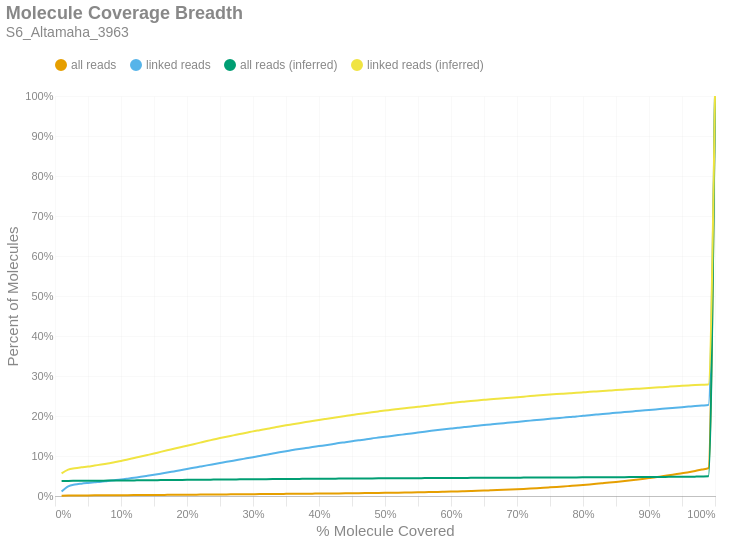

Notebook cell for this chart:
### Markdown cell above
### Molecule Read Coverage
This chart shows molecule coverage breadth as computed by the number of bases aligned to that molecule. In other words, "*how much of each unique long molecule is actually sequenced/aligned?*" Keep in mind there is a distinction between sequences and alignments, since some sequences belonging to a particular molecule may not align well and wouldn't appear in the alignment data. This chart also shows molecule coverage breadth as computed by the *inferred fragment* from which the aligned sequences originate. Unlike read coverage, this calculation takes into account the total insert size, including unsequenced gaps between the forward and reverse reads. Like the previous figures, these are cumulative percents.

### Code cell
if SKIPLR:
    print_html(f"Skipped")
else:
    binned_df = consolidated_hist(valids['coverage_bp'], mask, 0.01, True)
    binned_df_inf = consolidated_hist(valids['coverage_inserts'], mask, 0.01, True)
    binned_df = binned_df.with_columns(pl.lit(binned_df_inf['all reads (cumsum)']).alias('all reads (inferred)'))
    binned_df = binned_df.with_columns(pl.lit(binned_df_inf['linked reads (cumsum)']).alias('linked reads (inferred)'))
    binned_df = binned_df.with_columns(
        (pl.col('bin').cast(pl.Float64) + 0.01).alias('right_edge')
    )

    with SafeRender(binned_df):
        (
            density_plot(binned_df, 'Molecule Coverage Breadth', samplename, 'molcov', ['all reads (inferred)','linked reads (inferred)'])
            .encode(
                #x=alt.X('bin:Q', title="% Molecule Covered").axis(format = '%').scale(padding=0),
                x=alt.X('right_edge:Q', title="% Molecule Covered").axis(format='%').scale(padding=0),
                y=alt.Y('value:Q', title='Percent of Molecules')
                    .axis(format='%')
                    .stack(False)
                    .scale(domainMin=0, padding=0),
                color=alt.Color("key:N").scale(domain = ["all reads", "linked reads", "all reads (inferred)", "linked reads (inferred)"]),
                tooltip = [
                    alt.Tooltip("key:N", title = "Data Type"),
                    alt.Tooltip("range_label:N", title="% Molecule Covered"),
                    alt.Tooltip("value:Q", format = ".2%", title="% Molecules")
                ]
            )
        ).display()

### Figure 1 — Vega-Lite specification as saved in the notebook (floating-point values rounded to 4 significant figures)
{"width": "container", "height": 400, "config": {"title": {"anchor": "start", "dy": -15, "fontSize": 18, "color": "#888888", "subtitleColor": "#888888", "subtitleFontSize": 14}, "arc": {"fill": "#0072B2"}, "axis": {"domainColor": "#888888", "domainWidth": 0.5, "gridWidth": 0.2, "grid": false, "titleFontWeight": 400, "titleFontSize": 15, "labelFontSize": 11, "labelColor": "#888888", "tickColor": "#888888", "tickWidth": 0.2, "titleColor": "#888888"}, "axisBand": {"grid": false}, "axisX": {"grid": true, "tickSize": 10, "domainCap": "round"}, "axisY": {"domain": false, "grid": true, "tickSize": 0, "domainCap": "round"}, "background": "transparent", "header": {"labelFontSize": 15, "labelColor": "#888888", "titleFontSize": 15, "titleFontWeight": 600, "titleColor": "#888888"}, "legend": {"labelFont": "sans-serif", "labelFontSize": 12, "labelColor": "#888888", "symbolSize": 100, "symbolType": "circle", "titleFontSize": 12, "titlePadding": 10, "titleColor": "#888888", "title": null, "orient": "top"}, "range": {"category": ["#E69F00", "#56B4E9", "#009E73", "#F0E442", "#0072B2", "#D55E00", "#CC79A7", "#000000"], "diverging": ["#cfe8f3", "#a2d4ec", "#73bfe2", "#46abdb", "#1696d2", "#12719e"]}, "area": {"fill": "#0072B2", "fillOpacity": 0.7, "line": true, "strokeOpacity": 0.7}, "line": {"color": "#0072B2", "stroke": "#0072B2", "strokeWidth": 2}, "trail": {"color": "#0072B2", "stroke": "#0072B2", "strokeWidth": 0, "size": 1}, "point": {"filled": true, "fillOpacity": 1.0, "size": 95}, "text": {"color": "#888888", "fontSize": 11, "align": "right", "fontWeight": 400, "size": 11}, "bar": {"fill": "#0072B2", "stroke": null}, "view": {"stroke": null, "continuousWidth": 660, "continuousHeight": 400}}, "data": {"name": "data-d180f32a92e2a5dd8a07449ff8e8f0ae"}, "mark": {"type": "line", "interpolate": "monotone", "point": {"opacity": 0, "size": 275}}, "encoding": {"color": {"field": "key", "scale": {"domain": ["all reads", "linked reads", "all reads (inferred)", "linked reads (inferred)"]}, "type": "nominal"}, "tooltip": [{"field": "key", "title": "Data Type", "type": "nominal"}, {"field": "range_label", "title": "% Molecule Covered", "type": "nominal"}, {"field": "value", "format": ".2%", "title": "% Molecules", "type": "quantitative"}], "x": {"axis": {"format": "%"}, "field": "right_edge", "scale": {"padding": 0}, "title": "% Molecule Covered", "type": "quantitative"}, "y": {"axis": {"format": "%"}, "field": "value", "scale": {"domainMin": 0, "padding": 0}, "stack": false, "title": "Percent of Molecules", "type": "quantitative"}}, "params": [{"name": "param_c36ac31b6afebe62", "select": {"type": "point", "fields": ["key"]}, "bind": "legend"}], "title": {"text": "Molecule Coverage Breadth", "subtitle": "S6_Altamaha_3963"}, "transform": [{"fold": ["all reads (cumsum)", "linked reads (cumsum)", "all reads (inferred)", "linked reads (inferred)"]}, {"calculate": "replace(datum.key, ' (cumsum)', '')", "as": "key"}, {"filter": {"param": "param_c36ac31b6afebe62"}}], "usermeta": {"embedOptions": {"downloadFileName": "S6_Altamaha_3963.molcov"}}, "$schema": "https://vega.github.io/schema/vega-lite/v6.1.0.json", "datasets": {"data-d180f32a92e2a5dd8a07449ff8e8f0ae": [{"bin": "0.0", "interval": "0.0-0.01", "all reads": 0.0005243, "linked reads": 0.01116, "all reads (cumsum)": 0.0005243, "linked reads (cumsum)": 0.01116, "range_label": "0.0-0.01", "all reads (inferred)": 0.03738, "linked reads (inferred)": 0.05657, "right_edge": 0.01}, {"bin": "0.01", "interval": "0.01-0.02", "all reads": 0.0005771, "linked reads": 0.01274, "all reads (cumsum)": 0.001101, "linked reads (cumsum)": 0.0239, "range_label": "0.01-0.02", "all reads (inferred)": 0.03777, "linked reads (inferred)": 0.06608, "right_edge": 0.02}, {"bin": "0.02", "interval": "0.02-0.03", "all reads": 0.0002305, "linked reads": 0.004658, "all reads (cumsum)": 0.001332, "linked reads (cumsum)": 0.02856, "range_label": "0.02-0.03", "all reads (inferred)": 0.03792, "linked reads (inferred)": 0.06942, "right_edge": 0.03}, {"bin": "0.03", "interval": "0.03-0.04", "all reads": 0.0001318, "linked reads": 0.002348, "all reads (cumsum)": 0.001464, "linked reads (cumsum)": 0.03091, "range_label": "0.03-0.04", "all reads (inferred)": 0.03802, "linked reads (inferred)": 0.07172, "right_edge": 0.04}, {"bin": "0.04", "interval": "0.04-0.05", "all reads": 9.83e-05, "linked reads": 0.001785, "all reads (cumsum)": 0.001562, "linked reads (cumsum)": 0.0327, "range_label": "0.04-0.05", "all reads (inferred)": 0.03811, "linked reads (inferred)": 0.07367, "right_edge": 0.05}, {"bin": "0.05", "interval": "0.05-0.06", "all reads": 8.597e-05, "linked reads": 0.001594, "all reads (cumsum)": 0.001648, "linked reads (cumsum)": 0.03429, "range_label": "0.05-0.06", "all reads (inferred)": 0.03822, "linked reads (inferred)": 0.07621, "right_edge": 0.06}, {"bin": "0.06", "interval": "0.06-0.07", "all reads": 8.173e-05, "linked reads": 0.00147, "all reads (cumsum)": 0.00173, "linked reads (cumsum)": 0.03576, "range_label": "0.06-0.07", "all reads (inferred)": 0.03834, "linked reads (inferred)": 0.07868, "right_edge": 0.07}, {"bin": "0.07", "interval": "0.07-0.08", "all reads": 9.522e-05, "linked reads": 0.001842, "all reads (cumsum)": 0.001825, "linked reads (cumsum)": 0.0376, "range_label": "0.07-0.08", "all reads (inferred)": 0.03846, "linked reads (inferred)": 0.08141, "right_edge": 0.08}, {"bin": "0.08", "interval": "0.08-0.09", "all reads": 8.982e-05, "linked reads": 0.001709, "all reads (cumsum)": 0.001915, "linked reads (cumsum)": 0.03931, "range_label": "0.08-0.09", "all reads (inferred)": 0.03859, "linked reads (inferred)": 0.08455, "right_edge": 0.09}, {"bin": "0.09", "interval": "0.09-0.1", "all reads": 9.214e-05, "linked reads": 0.001804, "all reads (cumsum)": 0.002007, "linked reads (cumsum)": 0.04111, "range_label": "0.09-0.1", "all reads (inferred)": 0.03873, "linked reads (inferred)": 0.0876, "right_edge": 0.1}, {"bin": "0.1", "interval": "0.1-0.11", "all reads": 0.0001126, "linked reads": 0.002205, "all reads (cumsum)": 0.00212, "linked reads (cumsum)": 0.04332, "range_label": "0.1-0.11", "all reads (inferred)": 0.03888, "linked reads (inferred)": 0.09131, "right_edge": 0.11}, {"bin": "0.11", "interval": "0.11-0.12", "all reads": 0.0001106, "linked reads": 0.002339, "all reads (cumsum)": 0.00223, "linked reads (cumsum)": 0.04566, "range_label": "0.11-0.12", "all reads (inferred)": 0.03904, "linked reads (inferred)": 0.09495, "right_edge": 0.12}, {"bin": "0.12", "interval": "0.12-0.13", "all reads": 0.0001103, "linked reads": 0.00232, "all reads (cumsum)": 0.00234, "linked reads (cumsum)": 0.04798, "range_label": "0.12-0.13", "all reads (inferred)": 0.03919, "linked reads (inferred)": 0.09859, "right_edge": 0.13}, {"bin": "0.13", "interval": "0.13-0.14", "all reads": 0.0001203, "linked reads": 0.00253, "all reads (cumsum)": 0.002461, "linked reads (cumsum)": 0.05051, "range_label": "0.13-0.14", "all reads (inferred)": 0.03935, "linked reads (inferred)": 0.1023, "right_edge": 0.14}, {"bin": "0.14", "interval": "0.14-0.15", "all reads": 0.0001184, "linked reads": 0.002597, "all reads (cumsum)": 0.002579, "linked reads (cumsum)": 0.0531, "range_label": "0.14-0.15", "all reads (inferred)": 0.03952, "linked reads (inferred)": 0.1062, "right_edge": 0.15}, {"bin": "0.15", "interval": "0.15-0.16", "all reads": 0.0001218, "linked reads": 0.002654, "all reads (cumsum)": 0.002701, "linked reads (cumsum)": 0.05576, "range_label": "0.15-0.16", "all reads (inferred)": 0.03969, "linked reads (inferred)": 0.1103, "right_edge": 0.16}, {"bin": "0.16", "interval": "0.16-0.17", "all reads": 0.0001261, "linked reads": 0.002721, "all reads (cumsum)": 0.002827, "linked reads (cumsum)": 0.05848, "range_label": "0.16-0.17", "all reads (inferred)": 0.03986, "linked reads (inferred)": 0.1142, "right_edge": 0.17}, {"bin": "0.17", "interval": "0.17-0.18", "all reads": 0.0001322, "linked reads": 0.002921, "all reads (cumsum)": 0.002959, "linked reads (cumsum)": 0.0614, "range_label": "0.17-0.18", "all reads (inferred)": 0.04002, "linked reads (inferred)": 0.118, "right_edge": 0.18}, {"bin": "0.18", "interval": "0.18-0.19", "all reads": 0.0001299, "linked reads": 0.002912, "all reads (cumsum)": 0.003089, "linked reads (cumsum)": 0.06431, "range_label": "0.18-0.19", "all reads (inferred)": 0.04018, "linked reads (inferred)": 0.1218, "right_edge": 0.19}, {"bin": "0.19", "interval": "0.19-0.2", "all reads": 0.0001384, "linked reads": 0.003112, "all reads (cumsum)": 0.003227, "linked reads (cumsum)": 0.06742, "range_label": "0.19-0.2", "all reads (inferred)": 0.04034, "linked reads (inferred)": 0.1256, "right_edge": 0.2}, {"bin": "0.2", "interval": "0.2-0.21", "all reads": 0.0001384, "linked reads": 0.003036, "all reads (cumsum)": 0.003366, "linked reads (cumsum)": 0.07046, "range_label": "0.2-0.21", "all reads (inferred)": 0.04051, "linked reads (inferred)": 0.1295, "right_edge": 0.21}, {"bin": "0.21", "interval": "0.21-0.22", "all reads": 0.0001407, "linked reads": 0.003074, "all reads (cumsum)": 0.003507, "linked reads (cumsum)": 0.07353, "range_label": "0.21-0.22", "all reads (inferred)": 0.04067, "linked reads (inferred)": 0.1335, "right_edge": 0.22}, {"bin": "0.22", "interval": "0.22-0.23", "all reads": 0.0001353, "linked reads": 0.003036, "all reads (cumsum)": 0.003642, "linked reads (cumsum)": 0.07657, "range_label": "0.22-0.23", "all reads (inferred)": 0.04084, "linked reads (inferred)": 0.1374, "right_edge": 0.23}, {"bin": "0.23", "interval": "0.23-0.24", "all reads": 0.0001291, "linked reads": 0.002931, "all reads (cumsum)": 0.003771, "linked reads (cumsum)": 0.0795, "range_label": "0.23-0.24", "all reads (inferred)": 0.04099, "linked reads (inferred)": 0.1411, "right_edge": 0.24}, {"bin": "0.24", "interval": "0.24-0.25", "all reads": 0.000133, "linked reads": 0.002902, "all reads (cumsum)": 0.003904, "linked reads (cumsum)": 0.0824, "range_label": "0.24-0.25", "all reads (inferred)": 0.04116, "linked reads (inferred)": 0.1448, "right_edge": 0.25}, {"bin": "0.25", "interval": "0.25-0.26", "all reads": 0.0001415, "linked reads": 0.003007, "all reads (cumsum)": 0.004045, "linked reads (cumsum)": 0.08541, "range_label": "0.25-0.26", "all reads (inferred)": 0.04131, "linked reads (inferred)": 0.1483, "right_edge": 0.26}, {"bin": "0.26", "interval": "0.26-0.27", "all reads": 0.0001303, "linked reads": 0.002797, "all reads (cumsum)": 0.004176, "linked reads (cumsum)": 0.08821, "range_label": "0.26-0.27", "all reads (inferred)": 0.04145, "linked reads (inferred)": 0.1516, "right_edge": 0.27}, {"bin": "0.27", "interval": "0.27-0.28", "all reads": 0.0001342, "linked reads": 0.002959, "all reads (cumsum)": 0.00431, "linked reads (cumsum)": 0.09117, "range_label": "0.27-0.28", "all reads (inferred)": 0.04159, "linked reads (inferred)": 0.155, "right_edge": 0.28}, {"bin": "0.28", "interval": "0.28-0.29", "all reads": 0.0001434, "linked reads": 0.002997, "all reads (cumsum)": 0.004453, "linked reads (cumsum)": 0.09416, "range_label": "0.28-0.29", "all reads (inferred)": 0.04173, "linked reads (inferred)": 0.1581, "right_edge": 0.29}, {"bin": "0.29", "interval": "0.29-0.3", "all reads": 0.0001419, "linked reads": 0.002978, "all reads (cumsum)": 0.004595, "linked reads (cumsum)": 0.09714, "range_label": "0.29-0.3", "all reads (inferred)": 0.04188, "linked reads (inferred)": 0.1616, "right_edge": 0.3}, {"bin": "0.3", "interval": "0.3-0.31", "all reads": 0.0001384, "linked reads": 0.002873, "all reads (cumsum)": 0.004734, "linked reads (cumsum)": 0.1, "range_label": "0.3-0.31", "all reads (inferred)": 0.04201, "linked reads (inferred)": 0.1646, "right_edge": 0.31}, {"bin": "0.31", "interval": "0.31-0.32", "all reads": 0.0001542, "linked reads": 0.003303, "all reads (cumsum)": 0.004888, "linked reads (cumsum)": 0.1033, "range_label": "0.31-0.32", "all reads (inferred)": 0.04214, "linked reads (inferred)": 0.1677, "right_edge": 0.32}, {"bin": "0.32", "interval": "0.32-0.33", "all reads": 0.0001376, "linked reads": 0.002902, "all reads (cumsum)": 0.005025, "linked reads (cumsum)": 0.1062, "range_label": "0.32-0.33", "all reads (inferred)": 0.04227, "linked reads (inferred)": 0.1705, "right_edge": 0.33}, {"bin": "0.33", "interval": "0.33-0.34", "all reads": 0.0001511, "linked reads": 0.002997, "all reads (cumsum)": 0.005177, "linked reads (cumsum)": 0.1092, "range_label": "0.33-0.34", "all reads (inferred)": 0.04241, "linked reads (inferred)": 0.1737, "right_edge": 0.34}, {"bin": "0.34", "interval": "0.34-0.35", "all reads": 0.0001438, "linked reads": 0.002749, "all reads (cumsum)": 0.00532, "linked reads (cumsum)": 0.112, "range_label": "0.34-0.35", "all reads (inferred)": 0.04253, "linked reads (inferred)": 0.1767, "right_edge": 0.35}, {"bin": "0.35", "interval": "0.35-0.36", "all reads": 0.000155, "linked reads": 0.002978, "all reads (cumsum)": 0.005475, "linked reads (cumsum)": 0.1149, "range_label": "0.35-0.36", "all reads (inferred)": 0.04265, "linked reads (inferred)": 0.1794, "right_edge": 0.36}, {"bin": "0.36", "interval": "0.36-0.37", "all reads": 0.0001403, "linked reads": 0.002587, "all reads (cumsum)": 0.005616, "linked reads (cumsum)": 0.1175, "range_label": "0.36-0.37", "all reads (inferred)": 0.04278, "linked reads (inferred)": 0.1821, "right_edge": 0.37}, {"bin": "0.37", "interval": "0.37-0.38", "all reads": 0.0001342, "linked reads": 0.002387, "all reads (cumsum)": 0.00575, "linked reads (cumsum)": 0.1199, "range_label": "0.37-0.38", "all reads (inferred)": 0.0429, "linked reads (inferred)": 0.1849, "right_edge": 0.38}, {"bin": "0.38", "interval": "0.38-0.39", "all reads": 0.0001338, "linked reads": 0.00232, "all reads (cumsum)": 0.005884, "linked reads (cumsum)": 0.1222, "range_label": "0.38-0.39", "all reads (inferred)": 0.04302, "linked reads (inferred)": 0.1874, "right_edge": 0.39}, {"bin": "0.39", "interval": "0.39-0.4", "all reads": 0.0001484, "linked reads": 0.002501, "all reads (cumsum)": 0.006032, "linked reads (cumsum)": 0.1247, "range_label": "0.39-0.4", "all reads (inferred)": 0.04313, "linked reads (inferred)": 0.1901, "right_edge": 0.4}, {"bin": "0.4", "interval": "0.4-0.41", "all reads": 0.0001442, "linked reads": 0.002396, "all reads (cumsum)": 0.006176, "linked reads (cumsum)": 0.1271, "range_label": "0.4-0.41", "all reads (inferred)": 0.04324, "linked reads (inferred)": 0.1926, "right_edge": 0.41}, {"bin": "0.41", "interval": "0.41-0.42", "all reads": 0.0001565, "linked reads": 0.00252, "all reads (cumsum)": 0.006333, "linked reads (cumsum)": 0.1297, "range_label": "0.41-0.42", "all reads (inferred)": 0.04335, "linked reads (inferred)": 0.195, "right_edge": 0.42}, {"bin": "0.42", "interval": "0.42-0.43", "all reads": 0.0001754, "linked reads": 0.002749, "all reads (cumsum)": 0.006508, "linked reads (cumsum)": 0.1324, "range_label": "0.42-0.43", "all reads (inferred)": 0.04345, "linked reads (inferred)": 0.1973, "right_edge": 0.43}, {"bin": "0.43", "interval": "0.43-0.44", "all reads": 0.0001681, "linked reads": 0.002177, "all reads (cumsum)": 0.006676, "linked reads (cumsum)": 0.1346, "range_label": "0.43-0.44", "all reads (inferred)": 0.04356, "linked reads (inferred)": 0.1998, "right_edge": 0.44}, {"bin": "0.44", "interval": "0.44-0.45", "all reads": 0.0001677, "linked reads": 0.002301, "all reads (cumsum)": 0.006844, "linked reads (cumsum)": 0.1369, "range_label": "0.44-0.45", "all reads (inferred)": 0.04369, "linked reads (inferred)": 0.2025, "right_edge": 0.45}, {"bin": "0.45", "interval": "0.45-0.46", "all reads": 0.0001831, "linked reads": 0.002387, "all reads (cumsum)": 0.007027, "linked reads (cumsum)": 0.1393, "range_label": "0.45-0.46", "all reads (inferred)": 0.04379, "linked reads (inferred)": 0.2049, "right_edge": 0.46}, {"bin": "0.46", "interval": "0.46-0.47", "all reads": 0.0001847, "linked reads": 0.0021, "all reads (cumsum)": 0.007212, "linked reads (cumsum)": 0.1414, "range_label": "0.46-0.47", "all reads (inferred)": 0.0439, "linked reads (inferred)": 0.2072, "right_edge": 0.47}, {"bin": "0.47", "interval": "0.47-0.48", "all reads": 0.0002232, "linked reads": 0.002577, "all reads (cumsum)": 0.007435, "linked reads (cumsum)": 0.1439, "range_label": "0.47-0.48", "all reads (inferred)": 0.044, "linked reads (inferred)": 0.2093, "right_edge": 0.48}, {"bin": "0.48", "interval": "0.48-0.49", "all reads": 0.0002221, "linked reads": 0.002062, "all reads (cumsum)": 0.007657, "linked reads (cumsum)": 0.146, "range_label": "0.48-0.49", "all reads (inferred)": 0.0441, "linked reads (inferred)": 0.2115, "right_edge": 0.49}, {"bin": "0.49", "interval": "0.49-0.5", "all reads": 0.0002282, "linked reads": 0.002072, "all reads (cumsum)": 0.007885, "linked reads (cumsum)": 0.1481, "range_label": "0.49-0.5", "all reads (inferred)": 0.04419, "linked reads (inferred)": 0.2135, "right_edge": 0.5}, {"bin": "0.5", "interval": "0.5-0.51", "all reads": 0.0002116, "linked reads": 0.002005, "all reads (cumsum)": 0.008097, "linked reads (cumsum)": 0.1501, "range_label": "0.5-0.51", "all reads (inferred)": 0.04428, "linked reads (inferred)": 0.2154, "right_edge": 0.51}, {"bin": "0.51", "interval": "0.51-0.52", "all reads": 0.0002521, "linked reads": 0.002196, "all reads (cumsum)": 0.008349, "linked reads (cumsum)": 0.1523, "range_label": "0.51-0.52", "all reads (inferred)": 0.04438, "linked reads (inferred)": 0.2175, "right_edge": 0.52}, {"bin": "0.52", "interval": "0.52-0.53", "all reads": 0.0002594, "linked reads": 0.001986, "all reads (cumsum)": 0.008608, "linked reads (cumsum)": 0.1543, "range_label": "0.52-0.53", "all reads (inferred)": 0.04447, "linked reads (inferred)": 0.2195, "right_edge": 0.53}, {"bin": "0.53", "interval": "0.53-0.54", "all reads": 0.0002814, "linked reads": 0.002052, "all reads (cumsum)": 0.00889, "linked reads (cumsum)": 0.1563, "range_label": "0.53-0.54", "all reads (inferred)": 0.04456, "linked reads (inferred)": 0.2213, "right_edge": 0.54}, {"bin": "0.54", "interval": "0.54-0.55", "all reads": 0.0003084, "linked reads": 0.002367, "all reads (cumsum)": 0.009198, "linked reads (cumsum)": 0.1587, "range_label": "0.54-0.55", "all reads (inferred)": 0.04465, "linked reads (inferred)": 0.2231, "right_edge": 0.55}, {"bin": "0.55", "interval": "0.55-0.56", "all reads": 0.0003188, "linked reads": 0.002215, "all reads (cumsum)": 0.009517, "linked reads (cumsum)": 0.1609, "range_label": "0.55-0.56", "all reads (inferred)": 0.04472, "linked reads (inferred)": 0.2248, "right_edge": 0.56}, {"bin": "0.56", "interval": "0.56-0.57", "all reads": 0.0003655, "linked reads": 0.0021, "all reads (cumsum)": 0.009882, "linked reads (cumsum)": 0.163, "range_label": "0.56-0.57", "all reads (inferred)": 0.04482, "linked reads (inferred)": 0.2268, "right_edge": 0.57}, {"bin": "0.57", "interval": "0.57-0.58", "all reads": 0.0003631, "linked reads": 0.001986, "all reads (cumsum)": 0.01025, "linked reads (cumsum)": 0.165, "range_label": "0.57-0.58", "all reads (inferred)": 0.0449, "linked reads (inferred)": 0.2285, "right_edge": 0.58}, {"bin": "0.58", "interval": "0.58-0.59", "all reads": 0.0003936, "linked reads": 0.001986, "all reads (cumsum)": 0.01064, "linked reads (cumsum)": 0.167, "range_label": "0.58-0.59", "all reads (inferred)": 0.04499, "linked reads (inferred)": 0.2304, "right_edge": 0.59}, {"bin": "0.59", "interval": "0.59-0.6", "all reads": 0.000409, "linked reads": 0.001776, "all reads (cumsum)": 0.01105, "linked reads (cumsum)": 0.1687, "range_label": "0.59-0.6", "all reads (inferred)": 0.04508, "linked reads (inferred)": 0.2322, "right_edge": 0.6}, {"bin": "0.6", "interval": "0.6-0.61", "all reads": 0.0004144, "linked reads": 0.001585, "all reads (cumsum)": 0.01146, "linked reads (cumsum)": 0.1703, "range_label": "0.6-0.61", "all reads (inferred)": 0.04517, "linked reads (inferred)": 0.2342, "right_edge": 0.61}, {"bin": "0.61", "interval": "0.61-0.62", "all reads": 0.0004819, "linked reads": 0.001976, "all reads (cumsum)": 0.01194, "linked reads (cumsum)": 0.1723, "range_label": "0.61-0.62", "all reads (inferred)": 0.04526, "linked reads (inferred)": 0.2358, "right_edge": 0.62}, {"bin": "0.62", "interval": "0.62-0.63", "all reads": 0.0004996, "linked reads": 0.001651, "all reads (cumsum)": 0.01244, "linked reads (cumsum)": 0.174, "range_label": "0.62-0.63", "all reads (inferred)": 0.04534, "linked reads (inferred)": 0.2374, "right_edge": 0.63}, {"bin": "0.63", "interval": "0.63-0.64", "all reads": 0.0005185, "linked reads": 0.001747, "all reads (cumsum)": 0.01296, "linked reads (cumsum)": 0.1757, "range_label": "0.63-0.64", "all reads (inferred)": 0.04542, "linked reads (inferred)": 0.2388, "right_edge": 0.64}, {"bin": "0.64", "interval": "0.64-0.65", "all reads": 0.0005667, "linked reads": 0.001623, "all reads (cumsum)": 0.01353, "linked reads (cumsum)": 0.1773, "range_label": "0.64-0.65", "all reads (inferred)": 0.0455, "linked reads (inferred)": 0.2404, "right_edge": 0.65}, {"bin": "0.65", "interval": "0.65-0.66", "all reads": 0.0006291, "linked reads": 0.001642, "all reads (cumsum)": 0.01416, "linked reads (cumsum)": 0.179, "range_label": "0.65-0.66", "all reads (inferred)": 0.04558, "linked reads (inferred)": 0.2419, "right_edge": 0.66}, {"bin": "0.66", "interval": "0.66-0.67", "all reads": 0.0006342, "linked reads": 0.001594, "all reads (cumsum)": 0.01479, "linked reads (cumsum)": 0.1806, "range_label": "0.66-0.67", "all reads (inferred)": 0.04566, "linked reads (inferred)": 0.2433, "right_edge": 0.67}, {"bin": "0.67", "interval": "0.67-0.68", "all reads": 0.0006677, "linked reads": 0.001413, "all reads (cumsum)": 0.01546, "linked reads (cumsum)": 0.182, "range_label": "0.67-0.68", "all reads (inferred)": 0.04573, "linked reads (inferred)": 0.2446, "right_edge": 0.68}, {"bin": "0.68", "interval": "0.68-0.69", "all reads": 0.0007066, "linked reads": 0.00169, "all reads (cumsum)": 0.01617, "linked reads (cumsum)": 0.1837, "range_label": "0.68-0.69", "all reads (inferred)": 0.0458, "linked reads (inferred)": 0.2457, "right_edge": 0.69}, {"bin": "0.69", "interval": "0.69-0.7", "all reads": 0.0007772, "linked reads": 0.00147, "all reads (cumsum)": 0.01694, "linked reads (cumsum)": 0.1851, "range_label": "0.69-0.7", "all reads (inferred)": 0.04589, "linked reads (inferred)": 0.2471, "right_edge": 0.7}, {"bin": "0.7", "interval": "0.7-0.71", "all reads": 0.0008288, "linked reads": 0.001661, "all reads (cumsum)": 0.01777, "linked reads (cumsum)": 0.1868, "range_label": "0.7-0.71", "all reads (inferred)": 0.04595, "linked reads (inferred)": 0.2484, "right_edge": 0.71}, {"bin": "0.71", "interval": "0.71-0.72", "all reads": 0.0008597, "linked reads": 0.001642, "all reads (cumsum)": 0.01863, "linked reads (cumsum)": 0.1884, "range_label": "0.71-0.72", "all reads (inferred)": 0.04603, "linked reads (inferred)": 0.2498, "right_edge": 0.72}, {"bin": "0.72", "interval": "0.72-0.73", "all reads": 0.000904, "linked reads": 0.001441, "all reads (cumsum)": 0.01954, "linked reads (cumsum)": 0.1899, "range_label": "0.72-0.73", "all reads (inferred)": 0.0461, "linked reads (inferred)": 0.251, "right_edge": 0.73}, {"bin": "0.73", "interval": "0.73-0.74", "all reads": 0.0009792, "linked reads": 0.001613, "all reads (cumsum)": 0.02052, "linked reads (cumsum)": 0.1915, "range_label": "0.73-0.74", "all reads (inferred)": 0.04617, "linked reads (inferred)": 0.2522, "right_edge": 0.74}, {"bin": "0.74", "interval": "0.74-0.75", "all reads": 0.001078, "linked reads": 0.001499, "all reads (cumsum)": 0.02159, "linked reads (cumsum)": 0.193, "range_label": "0.74-0.75", "all reads (inferred)": 0.04626, "linked reads (inferred)": 0.2535, "right_edge": 0.75}, {"bin": "0.75", "interval": "0.75-0.76", "all reads": 0.001104, "linked reads": 0.001499, "all reads (cumsum)": 0.0227, "linked reads (cumsum)": 0.1945, "range_label": "0.75-0.76", "all reads (inferred)": 0.04633, "linked reads (inferred)": 0.2548, "right_edge": 0.76}, {"bin": "0.76", "interval": "0.76-0.77", "all reads": 0.001147, "linked reads": 0.001441, "all reads (cumsum)": 0.02384, "linked reads (cumsum)": 0.1959, "range_label": "0.76-0.77", "all reads (inferred)": 0.04641, "linked reads (inferred)": 0.2558, "right_edge": 0.77}, {"bin": "0.77", "interval": "0.77-0.78", "all reads": 0.0012, "linked reads": 0.001546, "all reads (cumsum)": 0.02504, "linked reads (cumsum)": 0.1975, "range_label": "0.77-0.78", "all reads (inferred)": 0.04648, "linked reads (inferred)": 0.2569, "right_edge": 0.78}, {"bin": "0.78", "interval": "0.78-0.79", "all reads": 0.001204, "linked reads": 0.001365, "all reads (cumsum)": 0.02625, "linked reads (cumsum)": 0.1988, "range_label": "0.78-0.79", "all reads (inferred)": 0.04655, "linked reads (inferred)": 0.258, "right_edge": 0.79}, {"bin": "0.79", "interval": "0.79-0.8", "all reads": 0.001428, "linked reads": 0.001718, "all reads (cumsum)": 0.02768, "linked reads (cumsum)": 0.2006, "range_label": "0.79-0.8", "all reads (inferred)": 0.04664, "linked reads (inferred)": 0.2592, "right_edge": 0.8}, {"bin": "0.8", "interval": "0.8-0.81", "all reads": 0.001275, "linked reads": 0.001356, "all reads (cumsum)": 0.02895, "linked reads (cumsum)": 0.2019, "range_label": "0.8-0.81", "all reads (inferred)": 0.04672, "linked reads (inferred)": 0.2604, "right_edge": 0.81}, {"bin": "0.81", "interval": "0.81-0.82", "all reads": 0.001453, "linked reads": 0.001537, "all reads (cumsum)": 0.0304, "linked reads (cumsum)": 0.2035, "range_label": "0.81-0.82", "all reads (inferred)": 0.0468, "linked reads (inferred)": 0.2615, "right_edge": 0.82}, {"bin": "0.82", "interval": "0.82-0.83", "all reads": 0.001557, "linked reads": 0.001527, "all reads (cumsum)": 0.03196, "linked reads (cumsum)": 0.205, "range_label": "0.82-0.83", "all reads (inferred)": 0.04688, "linked reads (inferred)": 0.2625, "right_edge": 0.83}, {"bin": "0.83", "interval": "0.83-0.84", "all reads": 0.001589, "linked reads": 0.001461, "all reads (cumsum)": 0.03355, "linked reads (cumsum)": 0.2064, "range_label": "0.83-0.84", "all reads (inferred)": 0.04696, "linked reads (inferred)": 0.2637, "right_edge": 0.84}, {"bin": "0.84", "interval": "0.84-0.85", "all reads": 0.001693, "linked reads": 0.001546, "all reads (cumsum)": 0.03524, "linked reads (cumsum)": 0.208, "range_label": "0.84-0.85", "all reads (inferred)": 0.04705, "linked reads (inferred)": 0.2648, "right_edge": 0.85}, {"bin": "0.85", "interval": "0.85-0.86", "all reads": 0.00175, "linked reads": 0.001441, "all reads (cumsum)": 0.03699, "linked reads (cumsum)": 0.2094, "range_label": "0.85-0.86", "all reads (inferred)": 0.04713, "linked reads (inferred)": 0.2657, "right_edge": 0.86}, {"bin": "0.86", "interval": "0.86-0.87", "all reads": 0.001815, "linked reads": 0.001432, "all reads (cumsum)": 0.03881, "linked reads (cumsum)": 0.2109, "range_label": "0.86-0.87", "all reads (inferred)": 0.04721, "linked reads (inferred)": 0.2667, "right_edge": 0.87}, {"bin": "0.87", "interval": "0.87-0.88", "all reads": 0.001928, "linked reads": 0.001346, "all reads (cumsum)": 0.04074, "linked reads (cumsum)": 0.2122, "range_label": "0.87-0.88", "all reads (inferred)": 0.0473, "linked reads (inferred)": 0.2679, "right_edge": 0.88}, {"bin": "0.88", "interval": "0.88-0.89", "all reads": 0.002003, "linked reads": 0.001441, "all reads (cumsum)": 0.04274, "linked reads (cumsum)": 0.2137, "range_label": "0.88-0.89", "all reads (inferred)": 0.04738, "linked reads (inferred)": 0.2689, "right_edge": 0.89}, {"bin": "0.89", "interval": "0.89-0.9", "all reads": 0.002165, "linked reads": 0.001422, "all reads (cumsum)": 0.0449, "linked reads (cumsum)": 0.2151, "range_label": "0.89-0.9", "all reads (inferred)": 0.04748, "linked reads (inferred)": 0.2701, "right_edge": 0.9}, {"bin": "0.9", "interval": "0.9-0.91", "all reads": 0.002048, "linked reads": 0.001461, "all reads (cumsum)": 0.04695, "linked reads (cumsum)": 0.2165, "range_label": "0.9-0.91", "all reads (inferred)": 0.04757, "linked reads (inferred)": 0.271, "right_edge": 0.91}, {"bin": "0.91", "interval": "0.91-0.92", "all reads": 0.002433, "linked reads": 0.001441, "all reads (cumsum)": 0.04939, "linked reads (cumsum)": 0.218, "range_label": "0.91-0.92", "all reads (inferred)": 0.04769, "linked reads (inferred)": 0.2722, "right_edge": 0.92}, {"bin": "0.92", "interval": "0.92-0.93", "all reads": 0.002289, "linked reads": 0.001193, "all reads (cumsum)": 0.05167, "linked reads (cumsum)": 0.2192, "range_label": "0.92-0.93", "all reads (inferred)": 0.04781, "linked reads (inferred)": 0.2733, "right_edge": 0.93}, {"bin": "0.93", "interval": "0.93-0.94", "all reads": 0.002481, "linked reads": 0.001499, "all reads (cumsum)": 0.05415, "linked reads (cumsum)": 0.2207, "range_label": "0.93-0.94", "all reads (inferred)": 0.04795, "linked reads (inferred)": 0.2744, "right_edge": 0.94}, {"bin": "0.94", "interval": "0.94-0.95", "all reads": 0.002857, "linked reads": 0.00127, "all reads (cumsum)": 0.05701, "linked reads (cumsum)": 0.2219, "range_label": "0.94-0.95", "all reads (inferred)": 0.04808, "linked reads (inferred)": 0.2754, "right_edge": 0.95}, {"bin": "0.95", "interval": "0.95-0.96", "all reads": 0.002536, "linked reads": 0.001518, "all reads (cumsum)": 0.05955, "linked reads (cumsum)": 0.2235, "range_label": "0.95-0.96", "all reads (inferred)": 0.04826, "linked reads (inferred)": 0.2764, "right_edge": 0.96}, {"bin": "0.96", "interval": "0.96-0.97", "all reads": 0.002946, "linked reads": 0.001518, "all reads (cumsum)": 0.06249, "linked reads (cumsum)": 0.225, "range_label": "0.96-0.97", "all reads (inferred)": 0.04843, "linked reads (inferred)": 0.2774, "right_edge": 0.97}, {"bin": "0.97", "interval": "0.97-0.98", "all reads": 0.003705, "linked reads": 0.001212, "all reads (cumsum)": 0.0662, "linked reads (cumsum)": 0.2262, "range_label": "0.97-0.98", "all reads (inferred)": 0.04873, "linked reads (inferred)": 0.2782, "right_edge": 0.98}, {"bin": "0.98", "interval": "0.98-0.99", "all reads": 0.003638, "linked reads": 0.001365, "all reads (cumsum)": 0.06984, "linked reads (cumsum)": 0.2275, "range_label": "0.98-0.99", "all reads (inferred)": 0.04926, "linked reads (inferred)": 0.2788, "right_edge": 0.99}, {"bin": "0.99", "interval": "0.99-1.0", "all reads": 0.9302, "linked reads": 0.7725, "all reads (cumsum)": 1.0, "linked reads (cumsum)": 1.0, "range_label": "0.99-1.0", "all reads (inferred)": 1.0, "linked reads (inferred)": 1.0, "right_edge": 1.0}]}}
